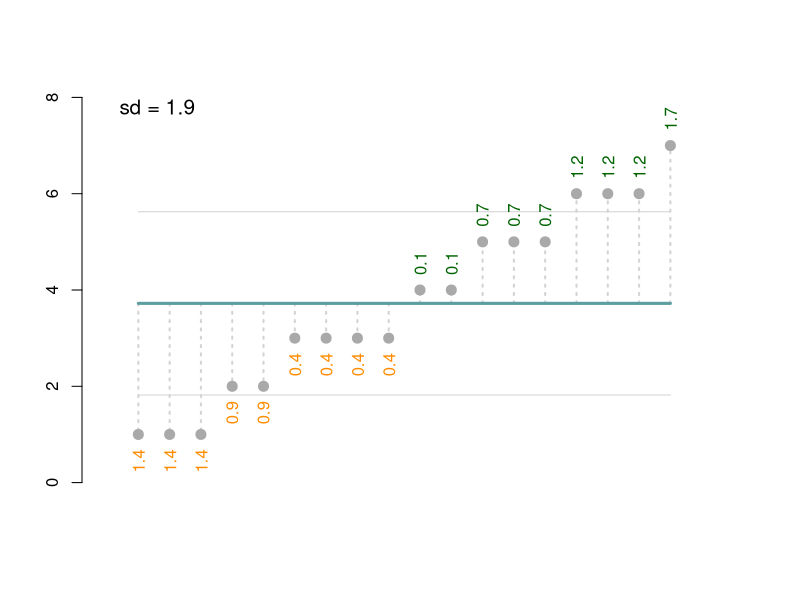
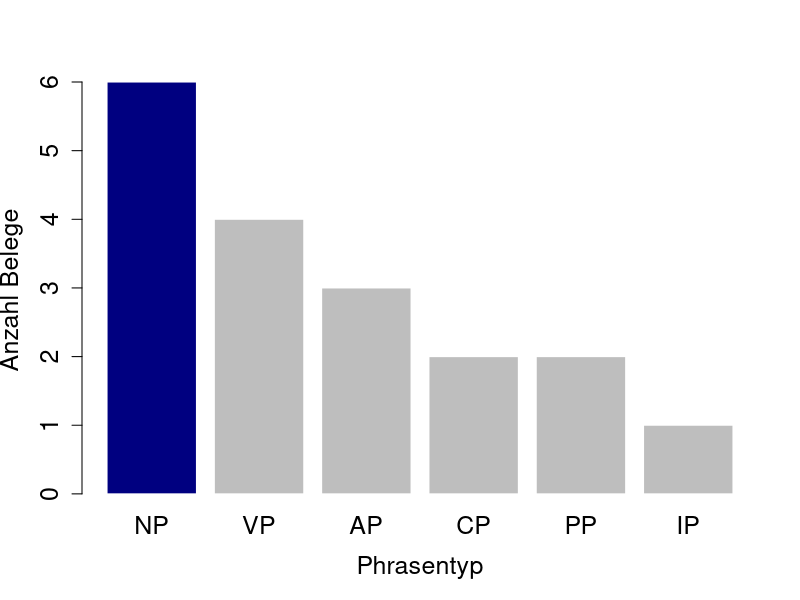
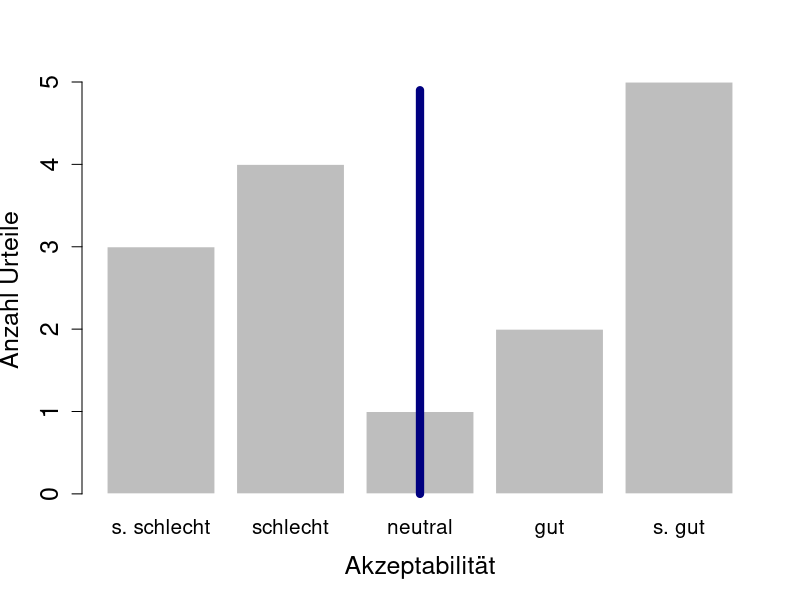
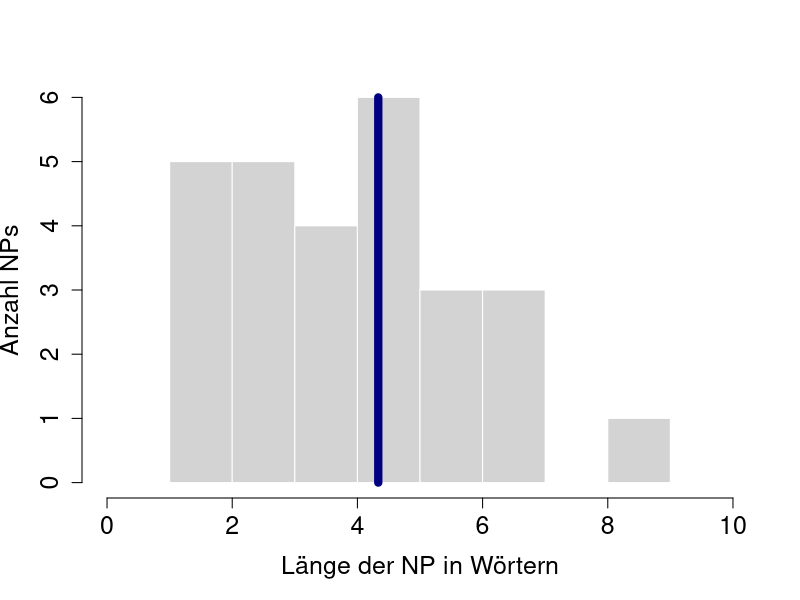
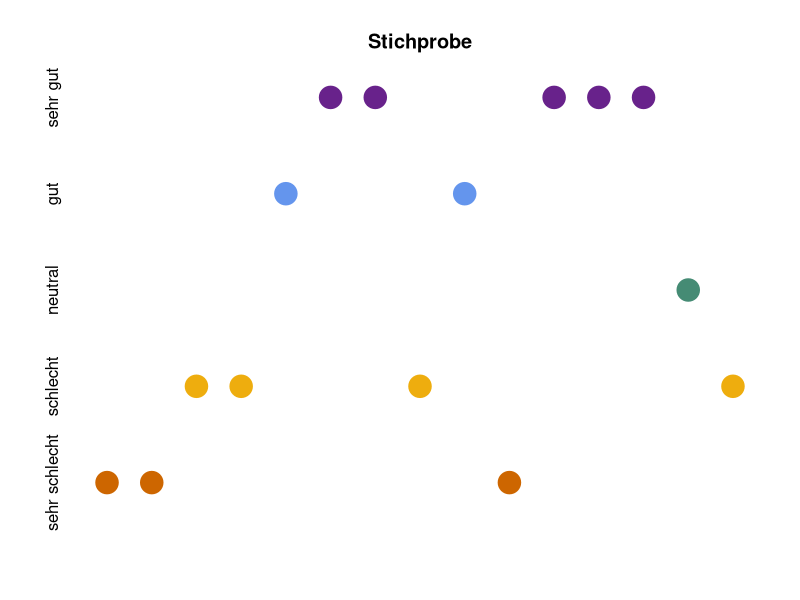
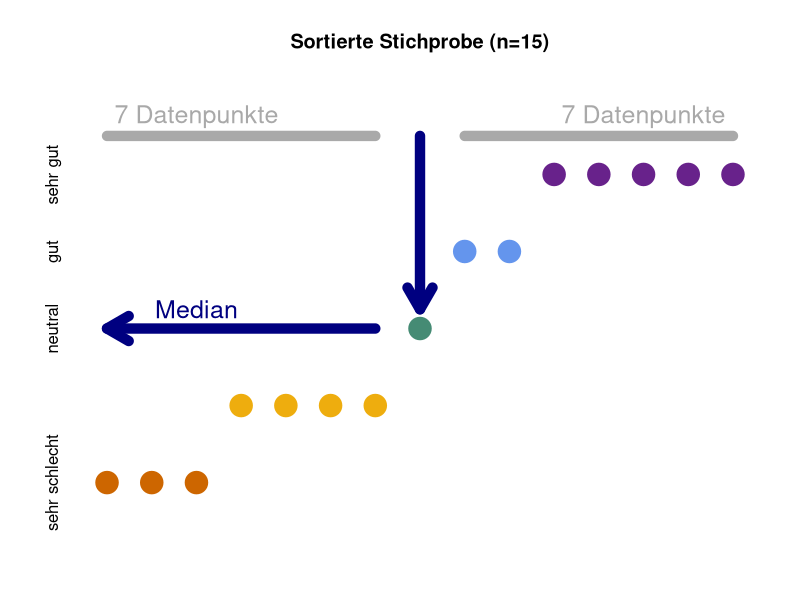
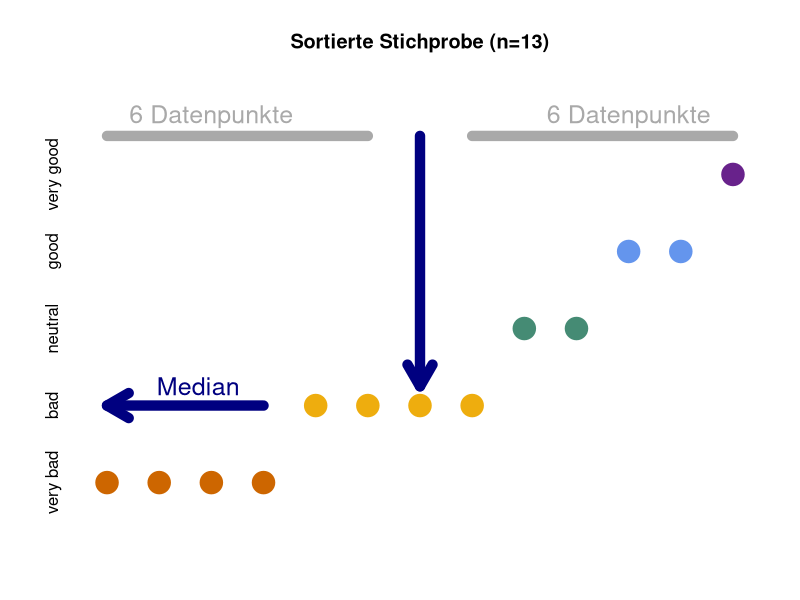
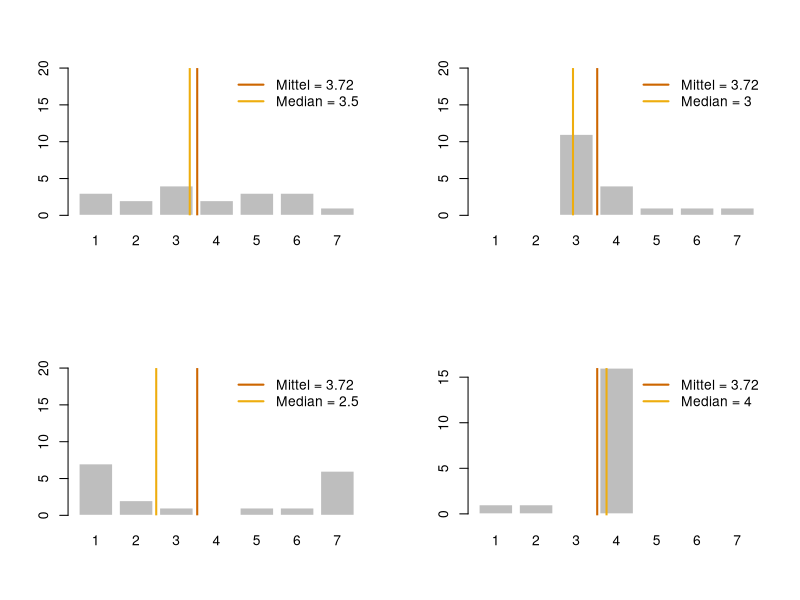

R code for these plots, in order: (Note: this script raises an error after producing the figures.)
set.seed(1294)

# Mode

smode <- c(rep("AP", 3), rep("CP", 2), rep("VP", 4), rep("NP", 6), rep("IP", 1), rep("PP", 2))
pdf("mode.pdf")
barplot(table(smode)[order(table(smode), decreasing = T)], col = c("navy", rep("gray", 5)), ylab = "Anzahl Belege", xlab = "Phrasentyp", border = "white", cex = 1.5, cex.axis = 1.5, cex.lab = 1.5)
dev.off()

# Median

xlit <- factor(sample(c(rep("s. schlecht", 3), rep("schlecht", 4), rep("neutral", 1), rep("gut", 2), rep("s. gut", 5))),
               levels = c("s. schlecht", "schlecht", "neutral", "gut", "s. gut"))
pdf("median.pdf")
bp <- barplot(table(xlit), col = rep("gray", 5), ylab = "Anzahl Urteile", xlab = "Akzeptabilität", border = "white", cex = 1.25, cex.axis = 1.5, cex.lab = 1.5)
lines(c(bp[3], bp[3]), c(0, 4.9), lwd = 8, col = "navy")
dev.off()

# Mean
pdf("mean.pdf")
smean <- c(rep(1, 2), rep(2, 3), rep(3, 5), rep(4, 4), rep(5, 6), rep(6, 3), rep(7, 3), rep(8, 0), rep(9, 1))
hist(smean, breaks = 10, xlim = c(0,10), ylab = "Anzahl NPs", xlab = "Länge der NP in Wörtern", border = "white", cex = 1.5, cex.axis = 1.5, cex.lab = 1.5, main ="")
lines(c(mean(smean), mean(smean)), c(0, 6), lwd = 8, col = "navy")
dev.off()

# Median in detail

cols <- c("darkorange3", "darkgoldenrod2", "aquamarine4", "cornflowerblue", "darkorchid4")

x <- sample(c(rep(1, 3), rep(2, 4), rep(3, 1), rep(4, 2), rep(5, 5)))

par(mar = c(5.1, 4.1, 4.1, 2.1))

pdf("median1a.pdf")
plot(x, col=cols[x], pch = 19, cex = 3, bty = "n", axes = F, xlab = "", ylab ="", main = "Stichprobe")
axis(2, tick = F, at = 1:5, labels = c("sehr schlecht", "schlecht", "neutral", "gut", "sehr gut"))
dev.off()

x <- sort(x)

pdf("median1b.pdf")
plot(x, col=cols[x], pch = 19, cex = 3, bty = "n", axes = F, xlab = "", ylab ="", main = "Sortierte Stichprobe (n=15)", ylim = c(1, 6))
axis(2, tick = F, at = 1:5, labels = c("sehr schlecht", "schlecht", "neutral", "gut", "sehr gut"))
arrows(8, 5.5, 8, 3.25, lwd = 10, col = "navy")
text(3, 3.25, "Median", cex = 1.5, col = "navy")
arrows(7, 3, 1, 3, lwd = 10, col = "navy")
lines(c(1, 7), c(5.5, 5.5), lwd = 10, col = "darkgray")
text(3, 5.75, "7 Datenpunkte", cex = 1.5, col = "darkgray")
lines(c(9, 15), c(5.5, 5.5), lwd = 10, col = "darkgray")
text(13, 5.75, "7 Datenpunkte", cex = 1.5, col = "darkgray")
dev.off()

# Second example.

pdf("median2.pdf")
x <- sample(c(rep(1, 4), rep(2, 4), rep(3, 2), rep(4, 2), rep(5, 1)))
x <- sort(x)
plot(x, col=cols[x], pch = 19, cex = 3, bty = "n", axes = F, xlab = "", ylab ="", main = "Sortierte Stichprobe (n=13)", ylim = c(1, 6))
axis(2, tick = F, at = 1:5, labels = c("very bad", "bad", "neutral", "good", "very good"))
arrows(7, 5.5, 7, 2.25, lwd = 10, col = "navy")
text(2.75, 2.25, "Median", cex = 1.5, col = "navy")
arrows(4, 2, 1, 2, lwd = 10, col = "navy")
lines(c(1, 6), c(5.5, 5.5), lwd = 10, col = "darkgray")
text(3, 5.75, "6 Datenpunkte", cex = 1.5, col = "darkgray")
lines(c(8, 13), c(5.5, 5.5), lwd = 10, col = "darkgray")
text(11, 5.75, "6 Datenpunkte", cex = 1.5, col = "darkgray")
dev.off()



# Quartiles and samples with different empirical distributions.

pdf("fourdists.pdf")
par(mfrow = c(2, 2))

x1 <- c(rep(1, 3), rep(2, 2), rep(3, 4), rep(4, 2), rep(5, 3), rep(6, 3), rep(7, 1))
barplot(table(x1), ylim = c(0, 20), border = "white")
abline(v = mean(x1), lwd = 2, lty = 1, col = cols[1])
abline(v = median(x1), lwd = 2, lty = 1, col = cols[2])
legend("topright", bty = "n", lty = c(1, 1), col = cols, legend = c(paste0("Mittel = ", round(mean(x1), 2)), paste0("Median = ", round(median(x1), 2))), lwd = 2)
sum(x1)
length(x1)
mean(x1)

x2 <- c(rep(1, 0), rep(2, 0), rep(3, 11), rep(4, 4), rep(5, 1), rep(6, 1), rep(7, 1))
barplot(table(factor(x2, levels = 1:7)), ylim = c(0, 20), border = "white")
abline(v = mean(x2), lwd = 2, lty = 1, col = cols[1])
abline(v = median(x2), lwd = 2, lty = 1, col = cols[2])
legend("topright", bty = "n", lty = c(1, 1), col = cols, legend = c(paste0("Mittel = ", round(mean(x2), 2)), paste0("Median = ", round(median(x2), 2))), lwd = 2)
sum(x2)
length(x2)
mean(x2)

x3 <- c(rep(1, 7), rep(2, 2), rep(3, 1), rep(4, 0), rep(5, 1), rep(6, 1), rep(7, 6))
barplot(table(factor(x3, levels = 1:7)), ylim = c(0, 20), border = "white")
abline(v = mean(x3), lwd = 2, lty = 1, col = cols[1])
abline(v = median(x3), lwd = 2, lty = 1, col = cols[2])
legend("topright", bty = "n", lty = c(1, 1), col = cols, legend = c(paste0("Mittel = ", round(mean(x3), 2)), paste0("Median = ", round(median(x3), 2))), lwd = 2)
sum(x3)
length(x3)
mean(x3)

x4 <- c(rep(1, 1), rep(2, 1), rep(3, 0), rep(4, 16), rep(5, 0), rep(6, 0), rep(7, 0))
barplot(table(factor(x4, level = 1:7)), border = "white")
abline(v = mean(x4), lwd = 2, lty = 1, col = cols[1])
abline(v = median(x4), lwd = 2, lty = 1, col = cols[2])
legend("topright", bty = "n", lty = c(1, 1), col = cols, legend = c(paste0("Mittel = ", round(mean(x4), 2)), paste0("Median = ", round(median(x4), 2))), lwd = 2)
sum(x4)
length(x4)
mean(x4)

dev.off()
par(mfrow = c(1, 1))




qdraw <- function(x) {
  .s <- summary(x)
  .l <- length(x)/4
  print(.l)
  lines(x = c(0, 1, 1), y = c(.s[1], .s[1], 0), col = cols[1], lwd = 2, lty = 1)
  text(1.5, 0.25, round(.s[1], 1),  col = cols[1])
  lines(x = c(0, .l, .l), y = c(.s[2], .s[2], 0), col = cols[2], lwd = 2, lty = 1)
  text(1+.l, 0.25, round(.s[2], 1), col = cols[2])
  lines(x = c(0, .l*2, .l*2), y = c(.s[3], .s[3], 0), col = cols[3], lwd = 2, lty = 1)
  text(1+(.l*2), 0.25, round(.s[3], 1), col = cols[3])
  lines(x = c(0, .l*3, .l*3), y = c(.s[5], .s[5], 0), col = cols[4], lwd = 2, lty = 1)
  text(1+(.l*3), 0.25, round(.s[5], 1), col = cols[4])
  lines(x = c(0, .l*4, .l*4), y = c(.s[6], .s[6], 0), col = cols[5], lwd = 2, lty = 1)
  text(1+(.l*4), 0.25, round(.s[6], 1), col = cols[5])
#  lines(c(1, seq(.l, .l*4, .l)), .s[-4], lty = 1, col = "darkorange", lwd = 2)
}

# The four samples

pdf("foursamples.pdf")
par(mar = c(2, 2, 1, 1))
par(mfrow = c(2, 2))
plot(x1, ylim = c(0, 7), xlim = c(0, 20), pch = 20, cex = 3, col = rep("darkgray", 18), bty = "n", xlab ="", ylab = "")
plot(x2, ylim = c(0, 7), xlim = c(0, 20), pch = 20, cex = 3, col = rep("darkgray", 18), bty = "n", xlab ="", ylab = "")
plot(x3, ylim = c(0, 7), xlim = c(0, 20), pch = 20, cex = 3, col = rep("darkgray", 18), bty = "n", xlab ="", ylab = "")
plot(x4, ylim = c(0, 7), xlim = c(0, 20), pch = 20, cex = 3, col = rep("darkgray", 18), bty = "n", xlab ="", ylab = "")
dev.off()
par(mfrow = c(1, 1))
par(mar = c(5.1, 4.1, 4.1, 2.1))



# Quartile

pdf("fourquartiles.pdf")
par(mar = c(5.1, 4.1, 4.1, 2.1))
m <- matrix(c(1,2,3,4,5,5), nrow = 3, ncol = 2, byrow = TRUE)
layout(mat = m, heights = c(0.45, 0.45, 0.1))
plot(x1, ylim = c(0, 7), xlim = c(0, 20), pch = 20, cex = 3, col = rep("darkgray", 18), bty = "n", xlab ="", ylab = "")
qdraw(x1)
plot(x2, ylim = c(0, 7), xlim = c(0, 20), pch = 20, cex = 3, col = rep("darkgray", 18), bty = "n", xlab ="", ylab = "")
qdraw(x2)
plot(x3, ylim = c(0, 7), xlim = c(0, 20), pch = 20, cex = 3, col = rep("darkgray", 18), bty = "n", xlab ="", ylab = "")
qdraw(x3)
plot(x4, ylim = c(0, 7), xlim = c(0, 20), pch = 20, cex = 3, col = rep("darkgray", 18), bty = "n", xlab ="", ylab = "")
qdraw(x4)
par(mar=c(0,0,0,0))
plot(1, type = "n", axes=FALSE, xlab="", ylab="")
legend("top", inset = 0, lty = 1, legend = c("Q0 (Min)", "Q1", "Q2 (Med)", "Q3", "Q4 (Max)"), lwd = 2, col = cols, horiz = T, bty = "n")
dev.off()

# Boxplot

par(mar = c(5.1, 4.1, 4.1, 2.1))

pdf("fourbox.pdf")
par(mar = c(2, 2, 1, 1))
par(mfrow = c(2, 2))
boxplot(x1, frame = F, ylim = c(0, 7))
boxplot(x2, frame = F, ylim = c(0, 7))
boxplot(x3, frame = F, ylim = c(0, 7))
boxplot(x4, frame = F, ylim = c(0, 7))
dev.off()

par(mfrow = c(1, 1))
par(mar = c(5.1, 4.1, 4.1, 2.1))


# Vioin plot
library("vioplot")

pdf("fourviolins.pdf")
par(mar = c(2, 2, 1, 1))
par(mfrow = c(2, 2))
vioplot(x1, ylim = c(1, 7), col = "cadetblue3", rectCol = "navy", lineCol = "darkgreen", colMed = "darkorange", border = "cadetblue3", pchMed = 16,  plotCentre = "points", axes = F, xaxt = "n")
vioplot(x2, ylim = c(1, 7), col = "cadetblue3", rectCol = "navy", lineCol = "darkgreen", colMed = "darkorange", border = "cadetblue3", pchMed = 16,  plotCentre = "points", axes = F, xaxt = "n")
vioplot(x3, ylim = c(1, 7), col = "cadetblue3", rectCol = "navy", lineCol = "darkgreen", colMed = "darkorange", border = "cadetblue3", pchMed = 16,  plotCentre = "points", axes = F, xaxt = "n")
vioplot(x4, ylim = c(1, 7), col = "cadetblue3", rectCol = "navy", lineCol = "darkgreen", colMed = "darkorange", border = "cadetblue3", pchMed = 16,  plotCentre = "points", axes = F, xaxt = "n")
dev.off()

# Variance

# The four samples

varplot <- function(x) {
  plot(x, ylim = c(0, 7), xlim = c(0, 20), pch = 20, cex = 1, col = rep("darkgray", 18), bty = "n", xlab ="", ylab = "")
  .m <- mean(x)
  for (.i in 1:18) {
    lines(c(.i, .i), c(.m, x[.i]), lty = 3, col = rep("darkred", 18), lwd = 2)
  }
  points(x, pch = 20, cex = 3, col = rep("darkgray", 18), bty = "n", xlab ="", ylab = "")
  lines(x = c(1, 18), y = rep(.m, 2), col = "cadetblue", lwd = 3)
}

pdf("fourvariances.pdf")
par(mar = c(2, 2, 1, 1))
par(mfrow = c(2, 2))
varplot(x1)
varplot(x2)
varplot(x3)
varplot(x4)
dev.off()
par(mfrow = c(1, 1))
par(mar = c(5.1, 4.1, 4.1, 2.1))




# Standard deviations

splot <- function(x) {
  .d <- density(x)
  .m <- mean(x)
  .s <- sd(x)
  .l <- .m - .s
  .h <- .m + .s
  print(.m)
  print(.l)
  print(.h)
  .i <- which.min(abs(.d$x-.m))
  .l <- which.min(abs(.d$x-.l))
  .h <- which.min(abs(.d$x-.h))
  print(.l)
  print(.h)
  lines(x = c(.d$x[.i], .d$x[.i]), y = c(0, .d$y[.i]), lwd = 2)
  lines(x = c(.d$x[.l], .d$x[.l]), y = c(0, .d$y[.l]), lwd = 2, col = "grey", lty = 2)
  lines(x = c(.d$x[.h], .d$x[.h]), y = c(0, .d$y[.h]), lwd = 2, col = "grey", lty = 2)
}

pdf("stdevs.pdf")
par(mfrow = c(2, 2))
plot(density(x1), bty = "n", yaxt = "n", ylab = "", sub = "", xlab = "", main = paste0("sd = ", round(sd(x1), 2)), xlim = c(-1, 8))
splot(x1)
plot(density(x2), bty = "n", yaxt = "n", ylab = "", sub = "", xlab = "", main = paste0("sd = ", round(sd(x2), 2)), xlim = c(-1, 8))
splot(x2)
plot(density(x3), bty = "n", yaxt = "n", ylab = "", sub = "", xlab = "", main = paste0("sd = ", round(sd(x3), 2)), xlim = c(-1, 8))
splot(x3)
plot(density(x4), bty = "n", yaxt = "n", ylab = "", sub = "", xlab = "", main = paste0("sd = ", round(sd(x4), 2)), xlim = c(-1, 8))
splot(x4)
dev.off()
par(mfrow = c(1, 1))



# Visualise z scores

zplot <- function(x) {
  .m <- mean(x)
  .s <- sd(x)
  .z <- (x-.m)/.s
    plot(x, ylim = c(0, 8), xlim = c(0, 20), pch = 20, cex = 1, col = rep("darkgray", 18), bty = "n", xlab = "", ylab = "",
       main = "", xaxt = "n")

  # Now plot sd breaks
  .j <- .m + .s
  while (.j <= 7) {
    lines(c(1, 18), rep(.j, 2), col = "lightgray", lwd = 1, lty = 1)
    .j <- .j + .s
  }
  .j <- .m - .s
  while (.j >= 0) {
    lines(c(1, 18), rep(.j, 2), col = "lightgray", lwd = 1, lty =1)
    .j <- .j - .s
  }

  # Plot variance components
  for (.i in 1:18) {
    lines(c(.i, .i), c(.m, x[.i]), lty = 3, col = rep("lightgray", 18), lwd = 2)
    print(x[.i])
    print(.m)
    if (x[.i] < .m) {
      text(x = .i, y = x[.i] - 0.55, labels = abs(round(.z[.i], 1)), col = "darkorange", srt = 90)
    } else {
      text(x = .i, y = x[.i] + 0.55, labels = abs(round(.z[.i], 1)), col = "darkgreen", srt = 90)
    }
  }

  points(x, pch = 20, cex = 2, col = rep("darkgray", 18), bty = "n", xlab ="", ylab = "")
  lines(x = c(1, 18), y = rep(.m, 2), col = "cadetblue", lwd = 3)

  legend("topleft", legend = paste0("sd = ", round(.s,2)), bty = "n", cex = 1.25)
}
zplot(x1)

pdf("fourzs.pdf")
par(mar = c(2, 2, 1, 1))
par(mfrow = c(2, 2))
zplot(x1)
zplot(x2)
zplot(x3)
zplot(x4)
dev.off()
par(mfrow = c(1, 1))
par(mar = c(5.1, 4.1, 4.1, 2.1))



# CI for proportions

pdf("sixteenbernoullis.pdf", width = 8, height = 5)
par(mar = c(2, 3, 1, 1))
par(mfrow = c(2, 8))
trial <- rbinom(16, 100, 0.39)
for (i in 1:16) {
  res <- c(trial[i], 100-trial[i])
  bp <- barplot(res, col = c("darkgreen", "darkred"), ylim = c(0,85), main = i, border = "white", yaxt = "n")
  text(bp[1], res[1]+8, res[1], cex = 1.8, col = "darkgreen")
  text(bp[2], res[2]+8, res[2], cex = 1.8, col = "darkred")
}
dev.off()
par(mfrow = c(1, 1))
par(mar = c(5.1, 4.1, 4.1, 2.1))

bernieplot <- function(t, line = F) {
  .tab <- table(t)
  .true <- which(names(.tab) == 39)
  .cols <- c(rep("lightgray", .true-1), "darkgreen", rep("lightgray", length(.tab)-.true))
  .bp <- barplot(.tab, col = .cols, main = paste0(length(trial), " Stichproben"), xlab = "Anteilswert mit Objekt", ylab = "Anzahl der Stichproben", border = "white")
  if (line) lines(.bp, .tab)
}

pdf("manybernoullis1.pdf")
bernieplot(trial)
dev.off()

trial <- c(trial, rbinom(84, 100, 0.39))
pdf("manybernoullis2.pdf")
bernieplot(trial)
dev.off()

trial <- c(trial, rbinom(900, 100, 0.39))
pdf("manybernoullis3.pdf")
bernieplot(trial)
dev.off()



# Normal for CI

pdf("ci95.pdf", width = 10, height = 5)
par(mar = c(2, 2, 1, 1))
rmean <- 0.39
rsf <- 0.0488
crv <- curve(dnorm(x, mean = rmean, sd = rsf), from = 0.1, to = 0.7, bty= "n", xlab = "Gemessener Anteilswert", ylab = "", yaxt = "n", xlim = c(0.1, 0.7), lwd = 2, cex.axis = 1.5)
imean <- which(c$x == 0.39)

int <- 1.96*rsf
lower95 <- rmean-int
upper95 <- rmean+int
ilower95 <- which.min(abs(crv$x-lower95))
iupper95 <- which.min(abs(crv$x-upper95))

polygon(
  c(crv$x[ilower95:iupper95], crv$x[iupper95:ilower95]),
  c(crv$y[ilower95:iupper95], rep(0, length(crv$y[ilower95:iupper95]))),
  col = "cadetblue3")

lines(rep(0.39, 2), c(0, crv$y[imean]), col = "navy", lwd = 4, lty = 3)
text(0.39+0.05, crv$y[imean], paste0("Q=0.39"), col = "navy", cex = 1.5)

lower <- rmean-rsf
upper <- rmean+rsf
ilower <- which.min(abs(crv$x-lower))
iupper <- which.min(abs(crv$x-upper))
lines(c(crv$x[ilower], crv$x[iupper]), c(crv$y[ilower], crv$y[ilower]), col = "darkred", lwd = 4, lty = 3)
text(crv$x[iupper]+0.08, crv$y[ilower], paste0("SF=±0.0488"), col = "darkred", cex = 1.5)

lines(c(crv$x[ilower95], crv$x[iupper95]), c(crv$y[ilower95], crv$y[ilower95]), col = "red", lwd = 4, lty = 3)
text(crv$x[iupper95]+0.12, crv$y[ilower95], paste0("1.96 x SF=±0.0956"), col = "red", cex = 1.5)

arrows(0.2, crv$y[ilower]-(crv$y[ilower]-crv$y[ilower95])/2, 0.3, crv$y[ilower]-(crv$y[ilower]-crv$y[ilower95])/2, lwd = 6, length = 0.15, col = "cadetblue")
text(0.21, crv$y[ilower]-(crv$y[ilower]-crv$y[ilower95])/2+0.3, "95% aller Werte", col = "cadetblue", cex = 1.5)
dev.off()
par(mar = c(5.1, 4.1, 4.1, 2.1))



# Variation in CIs

ci.prop <- function(p = 0.5, n = 100, sig = 0.95, width = T) {
  .se <- sqrt((p*(1-p)/n))
  .z <- qnorm((1-sig)/2, lower.tail = F)
  if (width) 2 * .se * .z
  else .se * .z
}

pdf("threecis.pdf", width = 8, height = 5)
par(mar = c(5, 3, 2, 0))
par(mfrow = c(1, 3))
ci.80.10 <- function(p) ci.prop(p = p, n = 10, sig = 0.8)
ci.80.100 <- function(p) ci.prop(p = p, n = 100, sig = 0.8)
ci.80.1000 <- function(p) ci.prop(p = p, n = 1000, sig = 0.8)
plot(ci.80.10(seq(0, 1, 0.01)), ty = "l", col = cols[1], lwd = 3,
     main = "80 % KI", ylim = c(0, 0.9), bty = "n", xaxt = "n", cex = 1.2,
     cex.axis = 1.2, cex.main = 1.2, cex.lab = 1.2, xlab = "", ylab = "")
axis(1, at = seq(1, 101, 10), labels = seq(0, 1, 0.1), cex = 1.2,
     cex.axis = 1.2, las = 2)
lines(ci.80.100(seq(0, 1, 0.01)), col = cols[2], lwd = 3, lty = 1)
lines(ci.80.1000(seq(0, 1, 0.01)), col = cols[3], lwd = 3, lty = 1)
legend("topleft", legend = c("n=10", "n=100", "n=1000"), lwd = 3, col = cols,
       bty = "n", cex = 1.2)

ci.95.10 <- function(p) ci.prop(p = p, n = 10)
ci.95.100 <- function(p) ci.prop(p = p, n = 100)
ci.95.1000 <- function(p) ci.prop(p = p, n = 1000)
plot(ci.95.10(seq(0, 1, 0.01)), ty = "l", col = cols[1], lwd = 3,
     main = "95 % KI", ylim = c(0, 0.9), bty = "n", cex = 1.2, cex.axis = 1.2,
     cex.main = 1.2, cex.lab = 1.2, yaxt = "n", xaxt = "n", xlab = "",
     ylab = "")
axis(1, at = seq(1, 101, 10), labels = seq(0, 1, 0.1), cex = 1.2,
     cex.axis = 1.2, las = 2)
mtext("Wahrer Anteilswert P", side = 1, line = 4)
lines(ci.95.100(seq(0, 1, 0.01)), col = cols[2], lwd = 3, lty = 1)
lines(ci.95.1000(seq(0, 1, 0.01)), col = cols[3], lwd = 3, lty = 1)

ci.99.10 <- function(p) ci.prop(p = p, n = 10, sig = 0.99)
ci.99.100 <- function(p) ci.prop(p = p, n = 100, sig = 0.99)
ci.99.1000 <- function(p) ci.prop(p = p, n = 1000, sig = 0.99)
plot(ci.99.10(seq(0, 1, 0.01)), ty = "l", col = cols[1], lwd = 3,
     main = "99 % KI", ylim = c(0, 0.9), bty = "n", cex = 1.2, cex.axis = 1.2,
     cex.main = 1.2, cex.lab = 1.2, yaxt = "n", xaxt = "n", ylab = "",
     xlab = "")
axis(1, at = seq(1, 101, 10), labels = seq(0, 1, 0.1), cex = 1.2,
     cex.axis = 1.2, las = 2)
lines(ci.99.100(seq(0, 1, 0.01)), col = cols[2], lwd = 3, lty = 1)
lines(ci.99.1000(seq(0, 1, 0.01)), col = cols[3], lwd = 3, lty = 1)
dev.off()
par(mfrow = c(1,1))
par(mar = c(5.1, 4.1, 4.1, 2.1))
